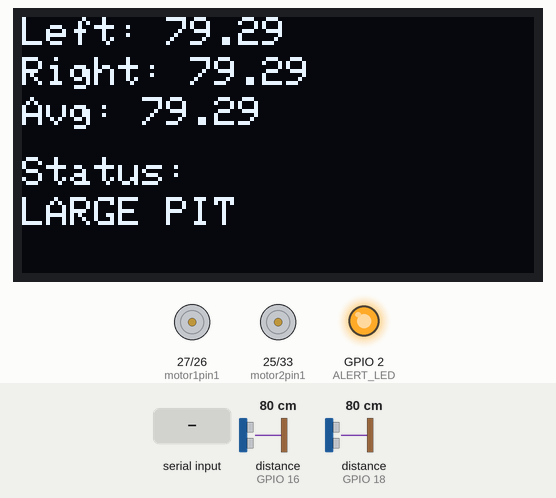
A program run on a simulated ESP32. Parts: 128×64 one-colour display, motor-driver pin pairs drawn as motors (green arrow = first pin HIGH = forward, orange = second pin HIGH = backward, longer = more drive, scaled by the enable pin), output pins drawn as LEDs (lit = HIGH). Wiring (inferred from the names in the program): 2 × ultrasonic range finder: trigger GPIO 5, echo GPIO 18 / trigger GPIO 17, echo GPIO 16. Inputs (shaded band) come from the test bench; at power-on: distance to the obstacle (sensors on GPIO 16, GPIO 18) 80 cm. The echo pulse lasts 58.3 µs per cm; nothing arrives over Bluetooth unless stated; pins used as bus, display or sensor lines are not drawn; what the program prints to the serial monitor is not drawn.

Above: at 1.2 s.
1.3 s: distance to the obstacle (sensor on GPIO 16) set to 35 cm
At 2.5 s:
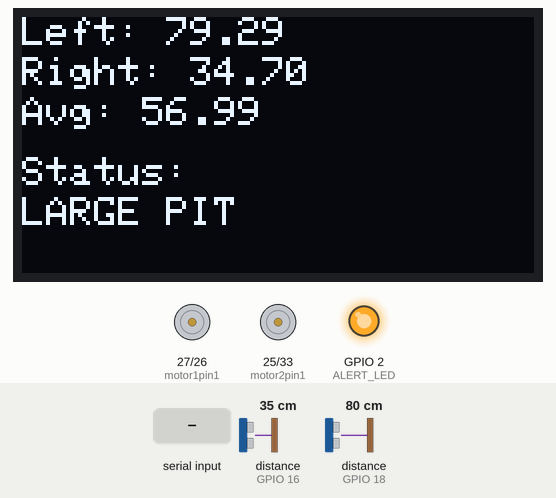
2.8 s: "LARGE PIT" received over the second serial link
At 3.4 s:
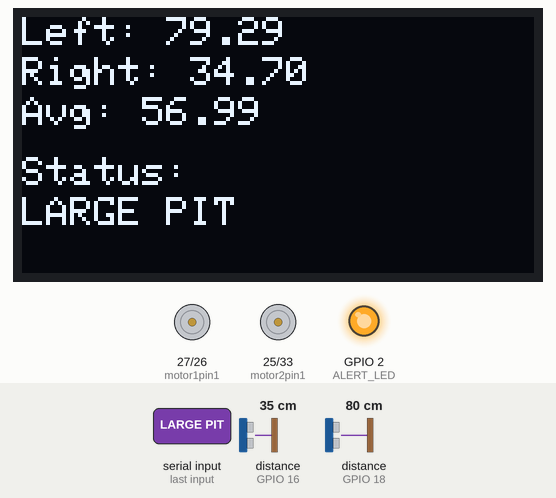
4.4 s: "B" received over the second serial link
At 4.7 s:
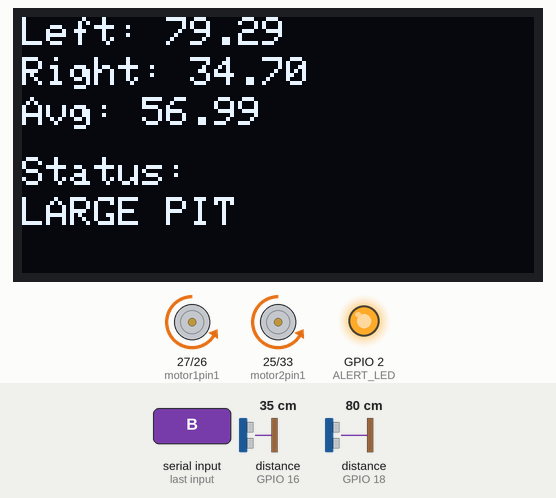
5.9 s: distance to the obstacle (sensor on GPIO 18) set to 60 cm
At 6.3 s:
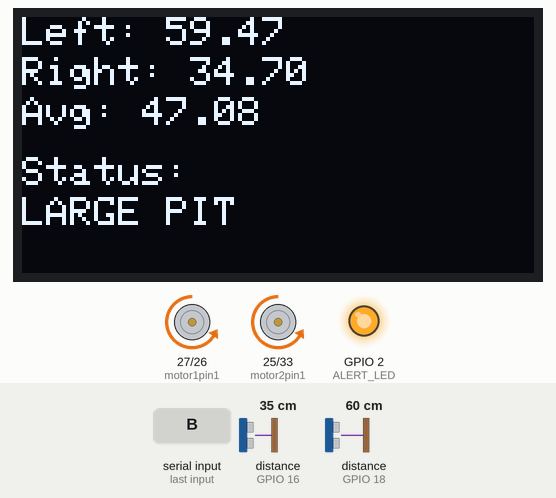
7.4 s: "R" received over the second serial link
At 8.4 s:
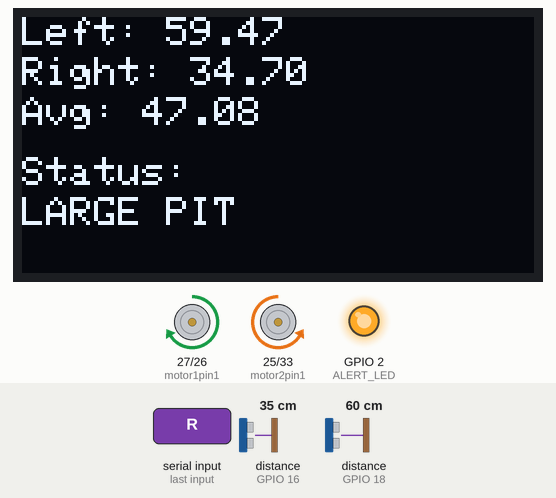
8.9 s: distance to the obstacle (sensor on GPIO 16) set to 2 cm
At 9.2 s:
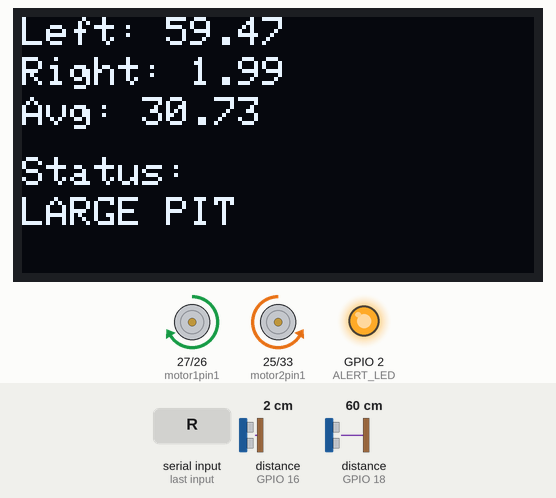
Timing chart, 0 to 11.4 s (numbered marks = the images above; inputs shaded):
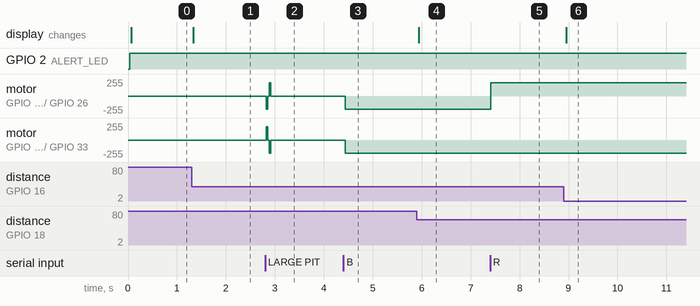

The program:

main.cpp
```cpp
#include <Arduino.h>
#include <BluetoothSerial.h>
#include <Wire.h>
#include <Adafruit_GFX.h>
#include <Adafruit_SSD1306.h>

BluetoothSerial SerialBT;
// OLED
#define SCREEN_WIDTH 128
#define SCREEN_HEIGHT 64
Adafruit_SSD1306 display(SCREEN_WIDTH, SCREEN_HEIGHT, &Wire, -1);
// MOTOR PINS
#define motor1pin1 27
#define motor1pin2 26
#define motor2pin1 25
#define motor2pin2 33
#define enableA 14
#define enableB 32
#define ALERT_LED 2
#define TRIG_LEFT 5
#define ECHO_LEFT 18
#define TRIG_RIGHT 17
#define ECHO_RIGHT 16
#define PWM_FREQ 1000
#define PWM_RESOLUTION 8
#define PWM_CH_A 0
#define PWM_CH_B 1
char command = 'S';
float leftDistance = 0;
float rightDistance = 0;
float avgDistance = 0;
String potholeStatus = "NORMAL";

float readUltrasonic(int trigPin, int echoPin)
{
    digitalWrite(trigPin, LOW);
    delayMicroseconds(2);
    digitalWrite(trigPin, HIGH);
    delayMicroseconds(10);
    digitalWrite(trigPin, LOW);

    long duration = pulseIn(echoPin, HIGH, 30000);
    float distance = duration * 0.034 / 2;

    if (distance == 0) distance = 400;

    return distance;
}

void stopMotors()
{
    digitalWrite(motor1pin1, LOW);
    digitalWrite(motor1pin2, LOW);
    digitalWrite(motor2pin1, LOW);
    digitalWrite(motor2pin2, LOW);
}

void moveForward()
{
    digitalWrite(motor1pin1, HIGH);
    digitalWrite(motor1pin2, LOW);
    digitalWrite(motor2pin1, HIGH);
    digitalWrite(motor2pin2, LOW);
}

void moveBackward()
{
    digitalWrite(motor1pin1, LOW);
    digitalWrite(motor1pin2, HIGH);
    digitalWrite(motor2pin1, LOW);
    digitalWrite(motor2pin2, HIGH);
}

void turnLeft()
{
    digitalWrite(motor1pin1, LOW);
    digitalWrite(motor1pin2, HIGH);
    digitalWrite(motor2pin1, HIGH);
    digitalWrite(motor2pin2, LOW);
}

void turnRight()
{
    digitalWrite(motor1pin1, HIGH);
    digitalWrite(motor1pin2, LOW);
    digitalWrite(motor2pin1, LOW);
    digitalWrite(motor2pin2, HIGH);
}

void detectPothole()
{
    avgDistance = (leftDistance + rightDistance) / 2;

if (avgDistance <= 3)
{
    potholeStatus = "NORMAL";
    digitalWrite(ALERT_LED, LOW);
}
else if (avgDistance <= 6)
{
    potholeStatus = "SMALL PIT";
    digitalWrite(ALERT_LED, LOW);
}
else
{
    potholeStatus = "LARGE PIT";
    digitalWrite(ALERT_LED, HIGH);
}
}

void updateDisplay()
{
    display.clearDisplay();
    display.setTextSize(1);
    display.setTextColor(WHITE);

    display.setCursor(0, 0);
    display.print("Left: ");
    display.print(leftDistance);

    display.setCursor(0, 10);
    display.print("Right: ");
    display.print(rightDistance);

    display.setCursor(0, 20);
    display.print("Avg: ");
    display.print(avgDistance);

    display.setCursor(0, 35);
    display.print("Status:");
    display.setCursor(0, 45);
    display.print(potholeStatus);

    display.display();
}

void setup()
{
    Serial.begin(460800);
    SerialBT.begin("ESP32_ROBOT");
    pinMode(motor1pin1, OUTPUT);
    pinMode(motor1pin2, OUTPUT);
    pinMode(motor2pin1, OUTPUT);
    pinMode(motor2pin2, OUTPUT);
    pinMode(enableA, OUTPUT);
    pinMode(enableB, OUTPUT);
    pinMode(ALERT_LED, OUTPUT);
    pinMode(TRIG_LEFT, OUTPUT);
    pinMode(ECHO_LEFT, INPUT);
    pinMode(TRIG_RIGHT, OUTPUT);
    pinMode(ECHO_RIGHT, INPUT);
    ledcSetup(PWM_CH_A, PWM_FREQ, PWM_RESOLUTION);
    ledcSetup(PWM_CH_B, PWM_FREQ, PWM_RESOLUTION);
    ledcAttachPin(enableA, PWM_CH_A);
    ledcAttachPin(enableB, PWM_CH_B);
    ledcWrite(PWM_CH_A, 200);
    ledcWrite(PWM_CH_B, 200);
    if (!display.begin(SSD1306_SWITCHCAPVCC, 0x3C))
    {
        Serial.println("OLED Failed");
        while (true);
    }

    display.clearDisplay();
}

void loop()
{
    if (SerialBT.available())
    {
        command = SerialBT.read();
        Serial.println(command);
    }

    leftDistance = readUltrasonic(TRIG_LEFT, ECHO_LEFT);
    rightDistance = readUltrasonic(TRIG_RIGHT, ECHO_RIGHT);
    detectPothole();

    if (command == 'F')
    {
        if (potholeStatus == "LARGE PIT")
        {
            stopMotors();
        }
        else
        {
            moveForward();
        }
    }
    else if (command == 'B')
    {
        moveBackward();
    }
    else if (command == 'L')
    {
        turnLeft();
    }
    else if (command == 'R')
    {
        turnRight();
    }
    else
    {
        stopMotors();
    }

    Serial.print("L: ");
    Serial.print(leftDistance);
    Serial.print(" | R: ");
    Serial.print(rightDistance);
    Serial.print(" | Status: ");
    Serial.println(potholeStatus);
    updateDisplay();
}
```

Measured:
- after the input at 1.3 s, the display: changes at once (image 1)
- after the input at 4.4 s, motor on GPIO 27 (motor1pin1) / GPIO 26 (motor1pin2), motor on GPIO 25 (motor2pin1) / GPIO 33 (motor2pin2): stopped → backward 199/255 at once
- after the input at 5.9 s, the display: changes at once (image 4)
- after the input at 7.4 s, motor on GPIO 27 (motor1pin1) / GPIO 26 (motor1pin2): backward 199/255 → forward 199/255 at once
- after the input at 8.9 s, the display: changes after 0.06 s (image 6)
